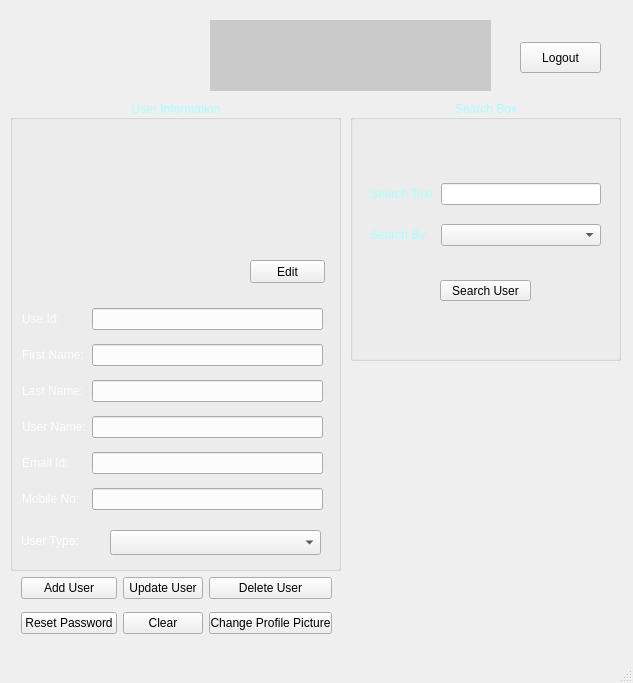
<?xml version="1.0" encoding="UTF-8"?>
<ui version="4.0">
 <class>MainWindow</class>
 <widget class="QMainWindow" name="MainWindow">
  <property name="geometry">
   <rect>
    <x>0</x>
    <y>0</y>
    <width>633</width>
    <height>683</height>
   </rect>
  </property>
  <property name="sizePolicy">
   <sizepolicy hsizetype="Preferred" vsizetype="Preferred">
    <horstretch>0</horstretch>
    <verstretch>0</verstretch>
   </sizepolicy>
  </property>
  <property name="windowTitle">
   <string>MainWindow</string>
  </property>
  <property name="styleSheet">
   <string notr="true"/>
  </property>
  <widget class="QWidget" name="centralwidget">
   <property name="sizePolicy">
    <sizepolicy hsizetype="Preferred" vsizetype="Preferred">
     <horstretch>0</horstretch>
     <verstretch>0</verstretch>
    </sizepolicy>
   </property>
   <property name="styleSheet">
    <string notr="true">QWidget#centralwidget{
	background-image: url(:/bgi/images/greyMetal.jpg);

}

QLabel{
	color: rgb(255, 255, 255);
font: 75 12pt &quot;MS Shell Dlg 2&quot;;
}

</string>
   </property>
   <widget class="QLabel" name="label_logo">
    <property name="geometry">
     <rect>
      <x>210</x>
      <y>20</y>
      <width>281</width>
      <height>71</height>
     </rect>
    </property>
    <property name="styleSheet">
     <string notr="true">background-image: url(:/logo/images/hawkeye_logo.png);
background-color: rgb(202, 202, 202);</string>
    </property>
    <property name="text">
     <string/>
    </property>
   </widget>
   <widget class="QLabel" name="label_propic_img">
    <property name="geometry">
     <rect>
      <x>110</x>
      <y>130</y>
      <width>120</width>
      <height>140</height>
     </rect>
    </property>
    <property name="sizePolicy">
     <sizepolicy hsizetype="Preferred" vsizetype="Preferred">
      <horstretch>0</horstretch>
      <verstretch>0</verstretch>
     </sizepolicy>
    </property>
    <property name="styleSheet">
     <string notr="true">background-image: url(:/icon/images/profilePicture.png);</string>
    </property>
    <property name="text">
     <string/>
    </property>
   </widget>
   <widget class="QGroupBox" name="groupBox_SearchBox">
    <property name="geometry">
     <rect>
      <x>350</x>
      <y>100</y>
      <width>271</width>
      <height>261</height>
     </rect>
    </property>
    <property name="styleSheet">
     <string notr="true">font: 75 12pt &quot;MS Shell Dlg 2&quot;;
color: rgb(170, 255, 255);</string>
    </property>
    <property name="title">
     <string>Search Box</string>
    </property>
    <property name="alignment">
     <set>Qt::AlignCenter</set>
    </property>
    <widget class="QWidget" name="layoutWidget">
     <property name="geometry">
      <rect>
       <x>20</x>
       <y>70</y>
       <width>231</width>
       <height>91</height>
      </rect>
     </property>
     <layout class="QGridLayout" name="gridLayout_3">
      <item row="0" column="0">
       <widget class="QLabel" name="label_SearchText">
        <property name="text">
         <string>Search Text</string>
        </property>
       </widget>
      </item>
      <item row="0" column="1">
       <widget class="QLineEdit" name="lineEdit_SearchText"/>
      </item>
      <item row="1" column="0">
       <widget class="QLabel" name="label_SearchBy">
        <property name="styleSheet">
         <string notr="true">font: 75 12pt &quot;MS Shell Dlg 2&quot;;
</string>
        </property>
        <property name="text">
         <string>Search By</string>
        </property>
       </widget>
      </item>
      <item row="1" column="1">
       <widget class="QComboBox" name="comboBox_SearchBy">
        <property name="styleSheet">
         <string notr="true">color: rgb(0, 0, 0);</string>
        </property>
       </widget>
      </item>
     </layout>
    </widget>
   </widget>
   <widget class="QPushButton" name="pushButton_searchuser">
    <property name="geometry">
     <rect>
      <x>440</x>
      <y>280</y>
      <width>91</width>
      <height>21</height>
     </rect>
    </property>
    <property name="text">
     <string>Search User</string>
    </property>
   </widget>
   <widget class="QPushButton" name="pushButton_Edit">
    <property name="geometry">
     <rect>
      <x>250</x>
      <y>260</y>
      <width>75</width>
      <height>23</height>
     </rect>
    </property>
    <property name="text">
     <string>Edit</string>
    </property>
   </widget>
   <widget class="QGroupBox" name="groupBox">
    <property name="geometry">
     <rect>
      <x>10</x>
      <y>100</y>
      <width>331</width>
      <height>471</height>
     </rect>
    </property>
    <property name="styleSheet">
     <string notr="true">font: 75 12pt &quot;MS Shell Dlg 2&quot;;
color: rgb(170, 255, 255);</string>
    </property>
    <property name="title">
     <string>User Information</string>
    </property>
    <property name="alignment">
     <set>Qt::AlignCenter</set>
    </property>
    <widget class="QLabel" name="label">
     <property name="geometry">
      <rect>
       <x>11</x>
       <y>430</y>
       <width>71</width>
       <height>21</height>
      </rect>
     </property>
     <property name="styleSheet">
      <string notr="true">color: rgb(255, 255, 255);</string>
     </property>
     <property name="text">
      <string>User Type:</string>
     </property>
    </widget>
    <widget class="QComboBox" name="comboBox">
     <property name="geometry">
      <rect>
       <x>100</x>
       <y>430</y>
       <width>211</width>
       <height>25</height>
      </rect>
     </property>
     <property name="styleSheet">
      <string notr="true">color: rgb(0, 0, 0);
</string>
     </property>
    </widget>
   </widget>
   <widget class="QWidget" name="layoutWidget">
    <property name="geometry">
     <rect>
      <x>21</x>
      <y>570</y>
      <width>311</width>
      <height>71</height>
     </rect>
    </property>
    <layout class="QGridLayout" name="gridLayout_2">
     <item row="0" column="0">
      <widget class="QPushButton" name="pushButton_adduser">
       <property name="text">
        <string>Add User</string>
       </property>
      </widget>
     </item>
     <item row="0" column="1">
      <widget class="QPushButton" name="pushButton_updateuser">
       <property name="text">
        <string>Update User</string>
       </property>
      </widget>
     </item>
     <item row="0" column="2">
      <widget class="QPushButton" name="pushButton_deleteuser">
       <property name="text">
        <string>Delete User</string>
       </property>
      </widget>
     </item>
     <item row="1" column="0">
      <widget class="QPushButton" name="pushButton_ResetPassword">
       <property name="text">
        <string>Reset Password</string>
       </property>
      </widget>
     </item>
     <item row="1" column="1">
      <widget class="QPushButton" name="pushButton_clear">
       <property name="text">
        <string>Clear</string>
       </property>
      </widget>
     </item>
     <item row="1" column="2">
      <widget class="QPushButton" name="pushButton_changePic">
       <property name="text">
        <string>Change Profile Picture</string>
       </property>
      </widget>
     </item>
    </layout>
   </widget>
   <widget class="QPushButton" name="pushButton_Logout">
    <property name="geometry">
     <rect>
      <x>520</x>
      <y>42</y>
      <width>81</width>
      <height>31</height>
     </rect>
    </property>
    <property name="text">
     <string>Logout</string>
    </property>
   </widget>
   <widget class="QWidget" name="layoutWidget">
    <property name="geometry">
     <rect>
      <x>22</x>
      <y>300</y>
      <width>301</width>
      <height>221</height>
     </rect>
    </property>
    <layout class="QGridLayout" name="gridLayout_4">
     <item row="0" column="0">
      <widget class="QLabel" name="label_userid">
       <property name="styleSheet">
        <string notr="true"/>
       </property>
       <property name="text">
        <string>Use Id:</string>
       </property>
      </widget>
     </item>
     <item row="0" column="1">
      <widget class="QLineEdit" name="lineEdit_UserIdText">
       <property name="styleSheet">
        <string notr="true">font: 75 12pt &quot;MS Shell Dlg 2&quot;;</string>
       </property>
       <property name="readOnly">
        <bool>true</bool>
       </property>
      </widget>
     </item>
     <item row="1" column="0">
      <widget class="QLabel" name="label_firstname">
       <property name="styleSheet">
        <string notr="true"/>
       </property>
       <property name="text">
        <string>First Name:</string>
       </property>
      </widget>
     </item>
     <item row="1" column="1">
      <widget class="QLineEdit" name="lineEdit_firstname">
       <property name="styleSheet">
        <string notr="true">font: 75 12pt &quot;MS Shell Dlg 2&quot;;</string>
       </property>
      </widget>
     </item>
     <item row="2" column="0">
      <widget class="QLabel" name="label_lastname">
       <property name="styleSheet">
        <string notr="true">font: 75 12pt &quot;MS Shell Dlg 2&quot;;</string>
       </property>
       <property name="text">
        <string>Last Name:</string>
       </property>
      </widget>
     </item>
     <item row="2" column="1">
      <widget class="QLineEdit" name="lineEdit_lastname">
       <property name="styleSheet">
        <string notr="true">font: 75 12pt &quot;MS Shell Dlg 2&quot;;</string>
       </property>
      </widget>
     </item>
     <item row="3" column="0">
      <widget class="QLabel" name="label_username">
       <property name="styleSheet">
        <string notr="true">font: 75 12pt &quot;MS Shell Dlg 2&quot;;</string>
       </property>
       <property name="text">
        <string>User Name:</string>
       </property>
      </widget>
     </item>
     <item row="3" column="1">
      <widget class="QLineEdit" name="lineEdit_username">
       <property name="styleSheet">
        <string notr="true">font: 75 12pt &quot;MS Shell Dlg 2&quot;;</string>
       </property>
      </widget>
     </item>
     <item row="4" column="0">
      <widget class="QLabel" name="label_emailid">
       <property name="styleSheet">
        <string notr="true">font: 75 12pt &quot;MS Shell Dlg 2&quot;;</string>
       </property>
       <property name="text">
        <string>Email Id:</string>
       </property>
      </widget>
     </item>
     <item row="4" column="1">
      <widget class="QLineEdit" name="lineEdit_emailid">
       <property name="styleSheet">
        <string notr="true">font: 75 12pt &quot;MS Shell Dlg 2&quot;;</string>
       </property>
      </widget>
     </item>
     <item row="5" column="0">
      <widget class="QLabel" name="label_mobno">
       <property name="styleSheet">
        <string notr="true">font: 75 12pt &quot;MS Shell Dlg 2&quot;;</string>
       </property>
       <property name="text">
        <string>Mobile No:</string>
       </property>
      </widget>
     </item>
     <item row="5" column="1">
      <widget class="QLineEdit" name="lineEdit_mobileno">
       <property name="styleSheet">
        <string notr="true">font: 75 12pt &quot;MS Shell Dlg 2&quot;;
</string>
       </property>
      </widget>
     </item>
    </layout>
   </widget>
   <zorder>groupBox</zorder>
   <zorder>groupBox_SearchBox</zorder>
   <zorder>pushButton_searchuser</zorder>
   <zorder>label_logo</zorder>
   <zorder>label_propic_img</zorder>
   <zorder>layoutWidget</zorder>
   <zorder>layoutWidget</zorder>
   <zorder>pushButton_Edit</zorder>
   <zorder>pushButton_Logout</zorder>
  </widget>
  <widget class="QMenuBar" name="menubar">
   <property name="geometry">
    <rect>
     <x>0</x>
     <y>0</y>
     <width>633</width>
     <height>21</height>
    </rect>
   </property>
  </widget>
  <widget class="QStatusBar" name="statusbar"/>
 </widget>
 <resources>
  <include location="../resource/qrc/adminpage.qrc"/>
 </resources>
 <connections/>
</ui>
